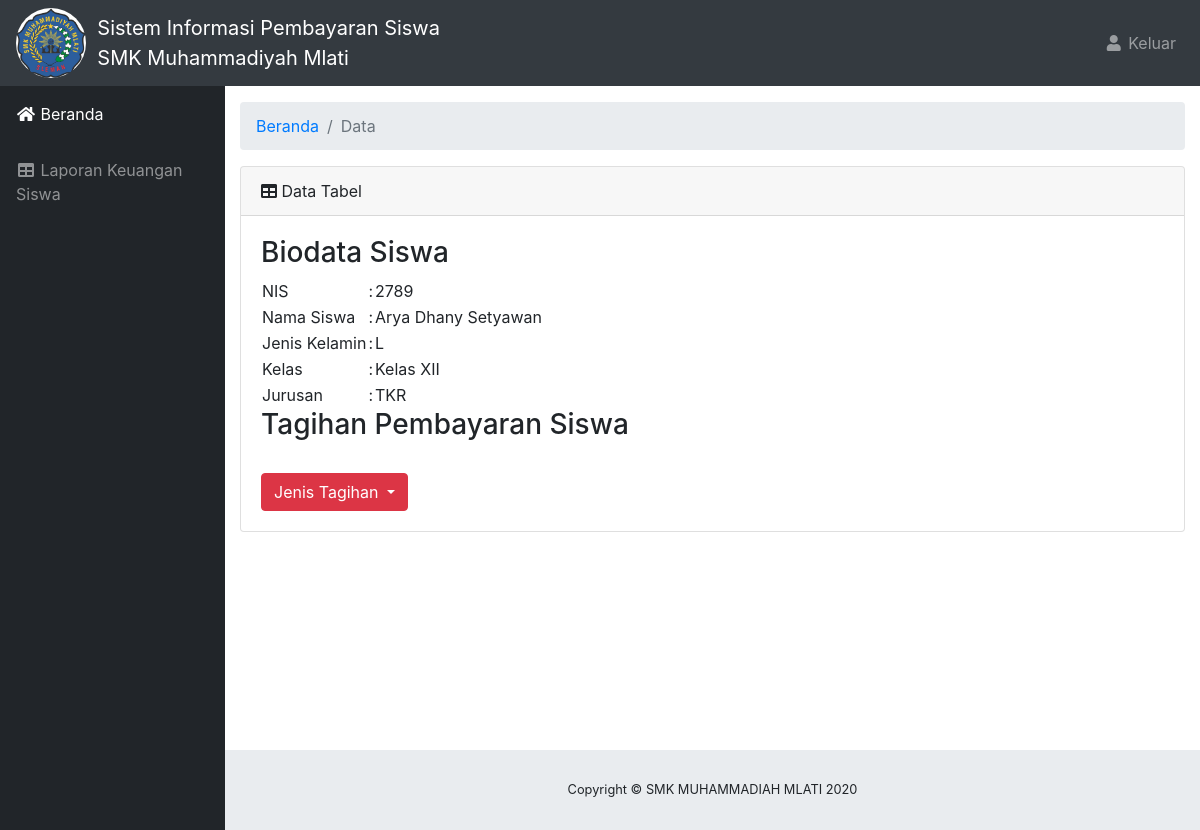
Page /beranda.php?halaman=siswadatalaporan (signed in) on the committed database.
### tables this page shows
CREATE TABLE `tb_siswa` (
  `id_siswa` int(11) NOT NULL,
  `nis` varchar(10) NOT NULL,
  `nama_siswa` varchar(50) NOT NULL,
  `password` varchar(50) NOT NULL,
  `jenkel_siswa` enum('L','P') NOT NULL,
  `id_kelas` int(11) NOT NULL,
  `id_jurusan` int(11) NOT NULL
);

CREATE TABLE `tb_kelas` (
  `id_kelas` int(11) NOT NULL,
  `nama_kelas` varchar(20) NOT NULL
);

CREATE TABLE `tb_jurusan` (
  `id_jurusan` int(11) NOT NULL,
  `nama_jurusan` varchar(20) NOT NULL
);

### aplikasi/siswa/siswalaporan/siswa_laporan.php (the view, shortened to what this page needs)
 <div id="content-wrapper">
    <div class="container-fluid">
      <ol class="breadcrumb">
        <li class="breadcrumb-item">
          <a href="beranda.php">Beranda</a>
        </li>
        <li class="breadcrumb-item active">Data</li>
      </ol>
      <div class="card mb-3">
        <div class="card-header">
          <i class="fas fa-table"></i>
          Data Tabel</div>
        <div class="card-body">
          <?php
            $nis = $_SESSION['nis'];
            $querySiswa = mysqli_query($konek, "SELECT a.nama_siswa, a.id_siswa,a.nis,a.jenkel_siswa,b.nama_kelas,c.nama_jurusan
                FROM tb_siswa  a LEFT JOIN tb_kelas b ON a.id_kelas=b.id_kelas
                LEFT JOIN tb_jurusan c ON a.id_jurusan=c.id_jurusan WHERE a.nis='$nis'");
                $varSiswa   = mysqli_fetch_array($querySiswa);
           ?>
            <h3>Biodata Siswa</h3>
            <table>
              <tr>
                <td>NIS</td>
                <td>:</td>
                <td><?php echo $varSiswa['nis']; ?></td>
              </tr>
              <tr>
                <td>Nama Siswa</td>
                <td>:</td>
                <td><?php echo $varSiswa['nama_siswa']; ?></td>
              </tr>
               <tr>
                <td>Jenis Kelamin</td>
                <td>:</td>
                <td><?php echo $varSiswa['jenkel_siswa']; ?></td>
              </tr>
                 <tr>
                <td>Kelas</td>
                <td>:</td>
                <td><?php echo $varSiswa['nama_kelas']; ?></td>
              </tr>
                 <tr>
                <td>Jurusan</td>
                <td>:</td>
                <td><?php echo $varSiswa['nama_jurusan']; ?></td>
              </tr>
            </table>
             <h3>Tagihan Pembayaran Siswa</h3>&nbsp;&nbsp;
              <form class="forms-sample">
                <div class="dropdown">
                  <button class="btn btn-danger dropdown-toggle" type="button" id="dropdownMenuButton" data-toggle="dropdown" aria-haspopup="true" aria-expanded="false">
                    Jenis Tagihan
                  </button>
                </div>
              </form>
        </div>
      </div>
    </div>
  </div>
</div>

### css/sb-admin.css (style rules this page uses)
html { position: relative; min-height: 100%; }
body { height: 100%; }
#wrapper #content-wrapper { overflow-x: hidden; width: 100%; padding-top: 1rem; padding-bottom: 80px; }
:root { --input-padding-x: 0.75rem; --input-padding-y: 0.75rem; }

### rows in the picture
tb_siswa: nis "2789", nama_siswa "Arya Dhany Setyawan", jenkel_siswa "L", id_kelas.nama_kelas "Kelas XII", id_jurusan.nama_jurusan "TKR"
